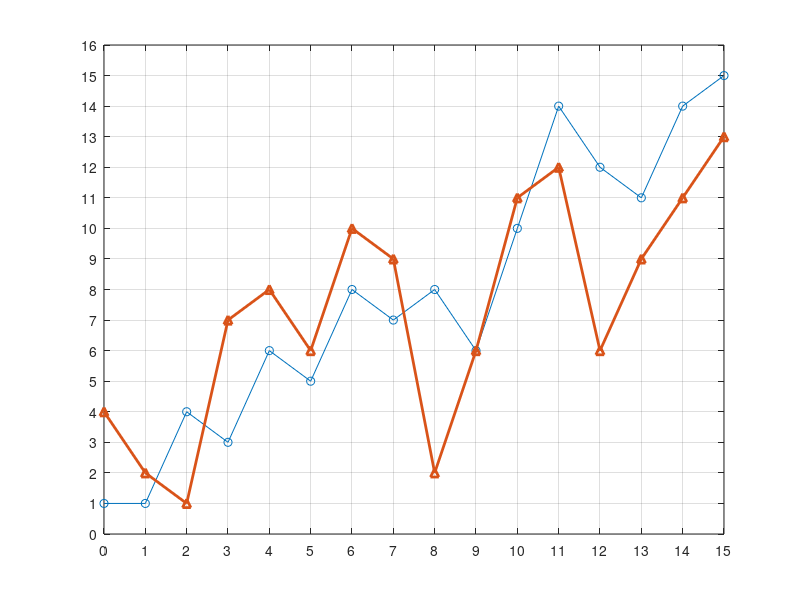

Source code (MATLAB):
% color https://cn.mathworks.com/help/matlab/ref/plot.html

x1 = [0, 1, 2, 3, 4, 5, 6, 7, 8 ,9, 10, 11, 12, 13, 14, 15];
y1 = [1, 1, 4, 3, 6, 5, 8, 7, 8 ,6, 10, 14, 12, 11, 14, 15];
y2 = [4, 2, 1, 7, 8, 6, 10, 9, 2 ,6, 11, 12, 6, 9, 11, 13];

plot(x1, y1, '-o', x1, y2, '-^', 'LineWidth', 2)
grid on
axis([0 15 0 16]);
set(gca,'XTick',0:15, 'YTick',0:16);